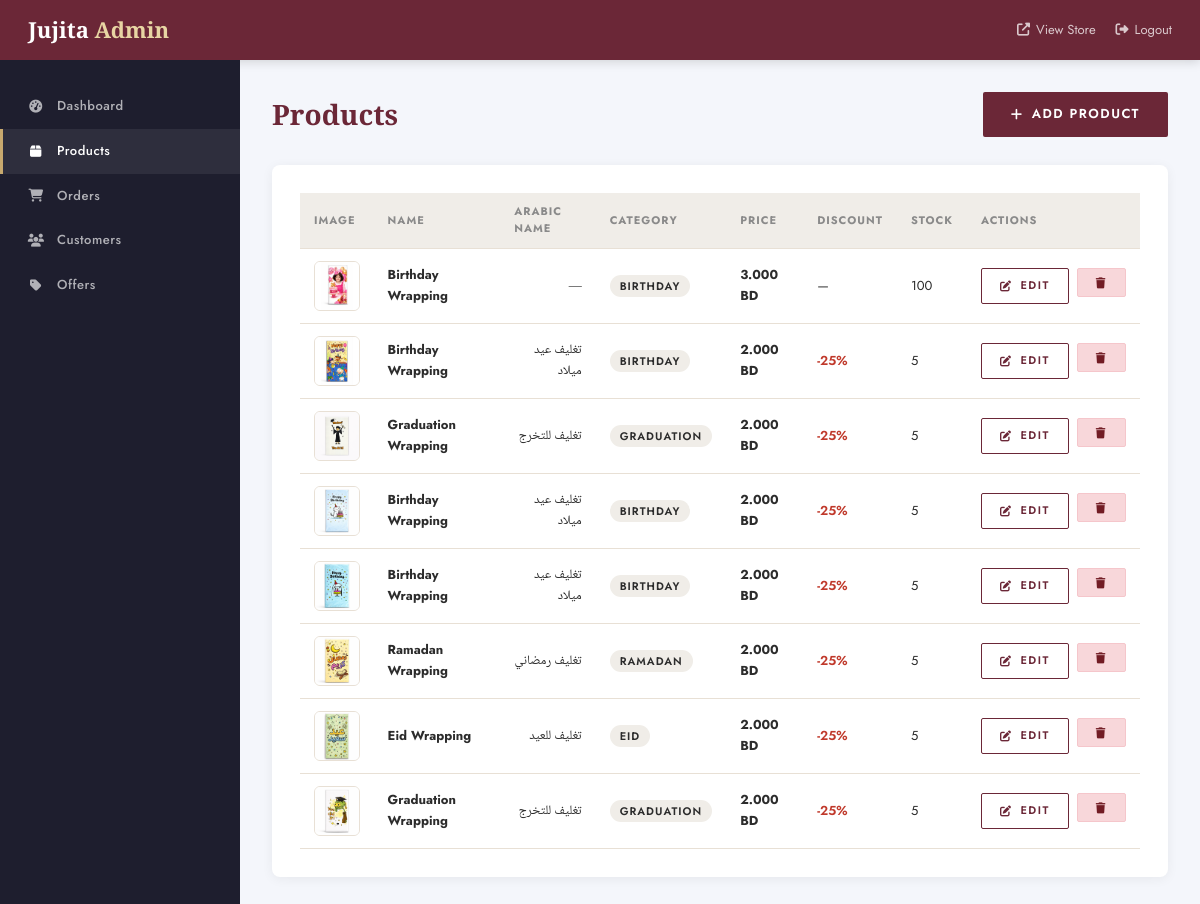
/admin/products (signed in), run on the app's committed database.
### tables this page shows
CREATE TABLE products (
        id INTEGER PRIMARY KEY AUTOINCREMENT,
        name TEXT NOT NULL,
        name_ar TEXT,
        price REAL NOT NULL,
        category TEXT NOT NULL,
        description TEXT,
        description_ar TEXT,
        image TEXT,
        customizable_options TEXT,
        discount_percent REAL DEFAULT 0,
        stock INTEGER DEFAULT 100,
        created_at TIMESTAMP DEFAULT CURRENT_TIMESTAMP
    );

### app.py (the view)
@app.route('/admin/products')
@admin_required
def admin_products():
    conn = get_db()
    products = conn.execute('SELECT * FROM products ORDER BY created_at DESC').fetchall()
    conn.close()
    return render_template('admin/products.html', products=products)

### app.py (called while the page is built)
def get_db():
    conn = sqlite3.connect('database.db')
    conn.row_factory = sqlite3.Row
    return conn

@app.context_processor
def inject_cart_count():
    cart = session.get('cart', {})
    count = sum(item.get('quantity', 1) for item in cart.values())
    lang = session.get('lang', 'en')
    return dict(cart_count=count, lang=lang)

def admin_required(f):
    from functools import wraps
    @wraps(f)
    def decorated(*args, **kwargs):
        if not session.get('admin'):
            return redirect(url_for('admin_login'))
        return f(*args, **kwargs)
    return decorated

### templates/admin/products.html (shortened to what this page needs)
{% extends "admin/base.html" %}
{% block content %}
<div style="display:flex;align-items:center;justify-content:space-between;margin-bottom:28px;flex-wrap:wrap;gap:16px;">
    <h1 class="admin-page-title" style="margin-bottom:0;">Products</h1>
    <a href="{{ url_for('admin_add_product') }}" class="btn btn-primary">
        <i class="fas fa-plus"></i> Add Product
    </a>
</div>
<div class="admin-card">
    {% if products %}
    <table class="admin-table">
        <thead>
            <tr>
                <th>Image</th>
                <th>Name</th>
                <th>Arabic Name</th>
                <th>Category</th>
                <th>Price</th>
                <th>Discount</th>
                <th>Stock</th>
                <th>Actions</th>
            </tr>
        </thead>
        <tbody>
            {% for product in products %}
            <tr>
                <td>
                    <img src="{{ url_for('static', filename='images/uploads/' + product.image) if product.image and not product.image.startswith('default') else url_for('static', filename='images/default_product.jpg') }}"
                         style="width:50px;height:50px;object-fit:cover;border-radius:6px;border:1px solid var(--border);"
                         onerror="this.src='https://via.placeholder.com/50x50/FAF7F2/C9868A?text=🎁'">
                </td>
                <td><strong>{{ product.name }}</strong></td>
                <td style="font-family:'Noto Naskh Arabic',serif;direction:rtl;">{{ product.name_ar or '—' }}</td>
                <td>
                    <span style="background:var(--light-gray);padding:3px 10px;border-radius:20px;font-size:11px;font-weight:600;letter-spacing:1px;text-transform:uppercase;">
                        {{ product.category }}
                    </span>
                </td>
                <td><strong>{{ "%.3f"|format(product.price) }} BD</strong></td>
                <td>
                    {% if product.discount_percent > 0 %}
                    <span style="color:#c0392b;font-weight:600;">-{{ product.discount_percent|int }}%</span>
                    {% else %}—{% endif %}
                </td>
                <td>{{ product.stock }}</td>
                <td>
                    <div style="display:flex;gap:8px;">
                        <a href="{{ url_for('admin_edit_product', product_id=product.id) }}" class="btn btn-outline btn-sm">
                            <i class="fas fa-edit"></i> Edit
                        </a>
                        <form action="{{ url_for('admin_delete_product', product_id=product.id) }}" method="POST"
                              onsubmit="return confirm('Delete this product?');">
                            <button type="submit" class="btn btn-sm" style="background:#f8d7da;color:#721c24;border:1px solid #f5c6cb;">
                                <i class="fas fa-trash"></i>
                            </button>
                        </form>
                    </div>
                </td>
            </tr>
            {% endfor %}
        </tbody>
    </table>
    {% endif %}
</div>
{% endblock %}

### templates/admin/base.html (shortened to what this page needs)
<!DOCTYPE html>
<html lang="en">
<head>
    <link rel="stylesheet" href="https://cdnjs.cloudflare.com/ajax/libs/font-awesome/6.4.0/css/all.min.css">
    <link rel="stylesheet" href="{{ url_for('static', filename='css/main.css') }}">
</head>
<body class="admin-body">
<div class="admin-topbar">
    <div class="admin-logo">Jujita <span>Admin</span></div>
    <div style="display:flex;align-items:center;gap:20px;">
        <a href="{{ url_for('index') }}" target="_blank" style="color:rgba(255,255,255,0.75);font-size:13px;display:flex;align-items:center;gap:6px;">
            <i class="fas fa-external-link-alt"></i> View Store
        </a>
        <a href="{{ url_for('admin_logout') }}" style="color:rgba(255,255,255,0.75);font-size:13px;display:flex;align-items:center;gap:6px;">
            <i class="fas fa-sign-out-alt"></i> Logout
        </a>
    </div>
</div>
<div class="admin-wrapper">
    <div class="admin-sidebar">
        <a href="{{ url_for('admin_dashboard') }}" class="{{ 'active' if request.endpoint == 'admin_dashboard' }}">
            <i class="fas fa-tachometer-alt"></i> Dashboard
        </a>
        <a href="{{ url_for('admin_products') }}" class="{{ 'active' if 'product' in request.endpoint }}">
            <i class="fas fa-box"></i> Products
        </a>
        <a href="{{ url_for('admin_orders') }}" class="{{ 'active' if 'order' in request.endpoint }}">
            <i class="fas fa-shopping-cart"></i> Orders
        </a>
        <a href="{{ url_for('admin_users') }}" class="{{ 'active' if request.endpoint == 'admin_users' }}">
            <i class="fas fa-users"></i> Customers
        </a>
        <a href="{{ url_for('admin_offers') }}" class="{{ 'active' if 'offer' in request.endpoint }}">
            <i class="fas fa-tag"></i> Offers
        </a>
    </div>
    <div class="admin-content">
        {% block content %}{% endblock %}
    </div>
</div>
</body>
</html>

### static/css/main.css (style rules this page uses)
:root { --cream: #FAF7F2; --warm-white: #FFFDF9; --burgundy: #6B2737; --gold: #C8A96E; --gold-light: #E8D5A3; --charcoal: #2C2C2C; --mid-gray: #8A8A8A; --light-gray: #F0EDE8; --border: #E8E0D5; --shadow: rgba(107, 39, 55, 0.08); --shadow-md: rgba(107, 39, 55, 0.15); --font-display: 'Cormorant Garamond', serif; --font-body: 'Jost', sans-serif; --font-arabic: 'Noto Naskh Arabic', serif; --radius: 2px; --radius-md: 8px; --transition: 0.3s cubic-bezier(0.4, 0, 0.2, 1); }
*, *::before, *::after { box-sizing: border-box; margin: 0; padding: 0; }
html { scroll-behavior: smooth; }
body { font-family: var(--font-body); background: var(--warm-white); color: var(--charcoal); line-height: 1.6; font-size: 15px; overflow-x: hidden; }
a { text-decoration: none; color: inherit; transition: color var(--transition); }
img { max-width: 100%; display: block; }
.btn { display: inline-flex; align-items: center; justify-content: center; gap: 8px; padding: 12px 28px; font-family: inherit; font-size: 13px; font-weight: 600; letter-spacing: 1.5px; text-transform: uppercase; border-radius: var(--radius); cursor: pointer; transition: all var(--transition); border: none; text-decoration: none; }
.btn-primary { background: var(--burgundy); color: #fff; }
.btn-outline { background: transparent; color: var(--burgundy); border: 1.5px solid var(--burgundy); }
.btn-sm { padding: 8px 18px; font-size: 11px; }
.admin-body { background: #f4f6fb; min-height: 100vh; }
.admin-topbar { background: var(--burgundy); color: #fff; padding: 0 28px; height: 60px; display: flex; align-items: center; justify-content: space-between; box-shadow: 0 2px 10px rgba(0,0,0,0.15); }
.admin-topbar .admin-logo { font-family: var(--font-display); font-size: 22px; color: #fff; font-weight: 600; }
.admin-topbar .admin-logo span { color: var(--gold-light); }
.admin-wrapper { display: flex; min-height: calc(100vh - 60px); }
.admin-sidebar { width: 240px; background: #1e1e2e; flex-shrink: 0; padding: 24px 0; }
.admin-sidebar a { display: flex; align-items: center; gap: 12px; padding: 12px 24px; font-size: 13px; font-weight: 500; color: rgba(255,255,255,0.65); letter-spacing: 0.5px; transition: all var(--transition); border-left: 3px solid transparent; }
.admin-sidebar a:hover, .admin-sidebar a.active { color: #fff; background: rgba(255,255,255,0.07); border-left-color: var(--gold); }
.admin-sidebar a i { width: 18px; text-align: center; }
.admin-content { flex: 1; padding: 32px; overflow: auto; }
.admin-page-title { font-family: var(--font-display); font-size: 28px; color: var(--burgundy); font-weight: 700; margin-bottom: 28px; }
.admin-card { background: #fff; border-radius: var(--radius-md); padding: 28px; box-shadow: 0 2px 12px rgba(0,0,0,0.06); margin-bottom: 24px; }
.admin-table { width: 100%; border-collapse: collapse; font-size: 13px; }
.admin-table th { text-align: left; padding: 10px 14px; font-size: 11px; letter-spacing: 1px; text-transform: uppercase; color: var(--mid-gray); background: var(--light-gray); border-bottom: 1px solid var(--border); }
.admin-table td { padding: 12px 14px; border-bottom: 1px solid var(--border); color: var(--charcoal); }

### data on the page
products: image (picture), name "Birthday Wrapping", name_ar "—", category "BIRTHDAY", price "3.000", stock "100"
products: image (picture), name "Birthday Wrapping", name_ar "تغليف عيد ميلاد", category "BIRTHDAY", price "2.000", discount_percent "25", stock "5"
products: image (picture), name "Graduation Wrapping", name_ar "تغليف للتخرج", category "GRADUATION", price "2.000", discount_percent "25", stock "5"
products: image (picture), name "Birthday Wrapping", name_ar "تغليف عيد ميلاد", category "BIRTHDAY", price "2.000", discount_percent "25", stock "5"
products: image (picture), name "Birthday Wrapping", name_ar "تغليف عيد ميلاد", category "BIRTHDAY", price "2.000", discount_percent "25", stock "5"
products: image (picture), name "Ramadan Wrapping", name_ar "تغليف رمضاني", category "RAMADAN", price "2.000", discount_percent "25", stock "5"
products: image (picture), name "Eid Wrapping", name_ar "تغليف للعيد", category "EID", price "2.000", discount_percent "25", stock "5"
products: image (picture), name "Graduation Wrapping", name_ar "تغليف للتخرج", category "GRADUATION", price "2.000", discount_percent "25", stock "5"
